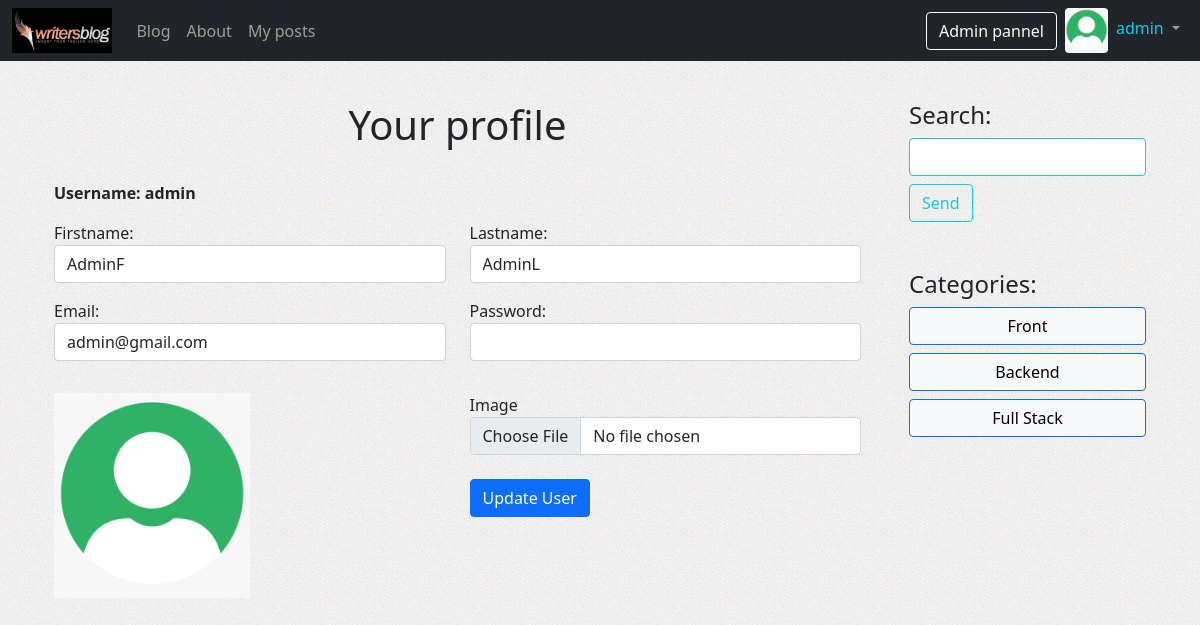
Screenshot of /profile.php (signed in) with the database file from the repository.
### tables this page shows
CREATE TABLE `users` (
  `user_id` int(3) NOT NULL,
  `username` varchar(255) NOT NULL,
  `user_password` varchar(255) NOT NULL,
  `user_firstname` varchar(255) NOT NULL,
  `user_lastname` varchar(255) NOT NULL,
  `user_email` varchar(255) NOT NULL,
  `user_image` varchar(255) NOT NULL,
  `user_role` varchar(255) NOT NULL,
  `salt` varchar(255) NOT NULL,
  `token` text NOT NULL
);

CREATE TABLE `categories` (
  `cat_id` int(11) NOT NULL,
  `cat_title` varchar(1000) NOT NULL
);

### profile.php (the view, shortened to what this page needs)
<?php include "includes/db.php" ?>
<?php include "includes/header.php"; ?>
<?php include "includes/navigation.php" ?>
    <div class="container">
        <div class="row mt-3">
            <div class="col-md-9 p-4">
                <?php
                    $username = $_SESSION['username'];
                    $query = "SELECT * FROM users WHERE username = '{$username}'";
                    $select_user = mysqli_query($connection,$query);
                    while($row = mysqli_fetch_assoc($select_user)){
                        $user_firstname = $row['user_firstname'];
                        $user_lastname = $row['user_lastname'];
                        $user_email = $row['user_email'];
                        if ($row['user_image'] == ''){
                            $user_image = 'default.png';
                        }   else {
                            $user_image = $row['user_image'];
                        }
                    }
                ?>
                <h1 class='text-center'>Your profile</h1>
                <br>
                <p><b>Username: <?php echo $username; ?></b></p>
                <form action="" method="post" enctype="multipart/form-data">
                    <div class="row">
                        <div class="form-group col-md-6">
                            <label for="">Firstname:</label>
                            <input type="text" class="form-control" name="firstname" autocomplete="off" value="<?php echo $user_firstname ?>">
                        </div>
                        <div class="form-group col-md-6">
                            <label for="">Lastname:</label>
                            <input type="text" class="form-control" name="lastname" autocomplete="off" value="<?php echo $user_lastname ?>">
                        </div>
                    </div>
                    <div class="row">
                        <div class="form-group col-md-6">
                            <label for="">Email:</label>
                            <input type="text" class="form-control" name="email"  autocomplete="off" value="<?php echo $user_email ?>">
                        </div>
                        <div class="form-group  col-md-6">
                            <label for="">Password:</label>
                            <input type="password" class="form-control" name="password" autocomplete="off" >
                        </div>
                    </div>
                    <div class="row">
                        <div class="col-md-6">
                            <img class="w-50" src="./images/users/<?php echo $user_image; ?>" alt="">
                        </div>
                        <div class="form-group col-md-6">
                            <label for="">Image</label>
                            <input type="file" class="form-control" name="image">
                            <br>
                            <input type="submit" class="btn btn-primary" name="registerbtn" value="Update User">
                        </div>
                    </div>
                  </form>
            </div>
            <?php include "includes/sidebar.php" ?>
        </div>
        </div>
</body>
</html>

### includes/sidebar.php (shortened to what this page needs)
<div class="col-md-3 p-4">
    <div class="well ">
        <h4>Search:</h4>
            <form action="search.php" method="post">
                <input name="search" type="text" class="form-control shadow-none border border-info" />
                <button name="submit" class="btn btn-outline-info mt-2" type="submit">Send</button>
            </form>
    </div>
    <div class="well mt-5">
        <h4>Categories:</h4>
        <div class="row">
            <ul class="list-unstyled">
                <?php
                    if (!isset($category)){$category = '';}
                    $query = "SELECT * FROM categories";
                    $select_all_categories_query=mysqli_query($connection,$query);
                    while ($row=mysqli_fetch_array($select_all_categories_query)){
                        $cat_title = $row['cat_title'];
                        $cat_id = $row['cat_id'];
                        $category==$cat_id ? $active_cat = 'btn-primary' : $active_cat = 'btn-light';
                        echo "<form action='search.php' method='post'>";
                        echo "<input type='submit' class='form-control shadow-none border border-primary mb-2 $active_cat'  value='{$cat_title}'/>";
                        echo "</form>";
                    }
                ?>
            </ul>
        </div>
    </div>
</div>

### css/style.css (style rules this page uses)
body { background-color: rgb(196, 245, 245); background-image: url("../images/site/bg.png"); box-sizing: border-box !important; }

### rows the page displays
users: firstname "AdminF", lastname "AdminL", email "admin@gmail.com", user_image (picture)
categories: cat_title "Front"
categories: cat_title "Backend"
categories: cat_title "Full Stack"

### other values shown
$_SESSION['username'] "admin"
$username "admin"
